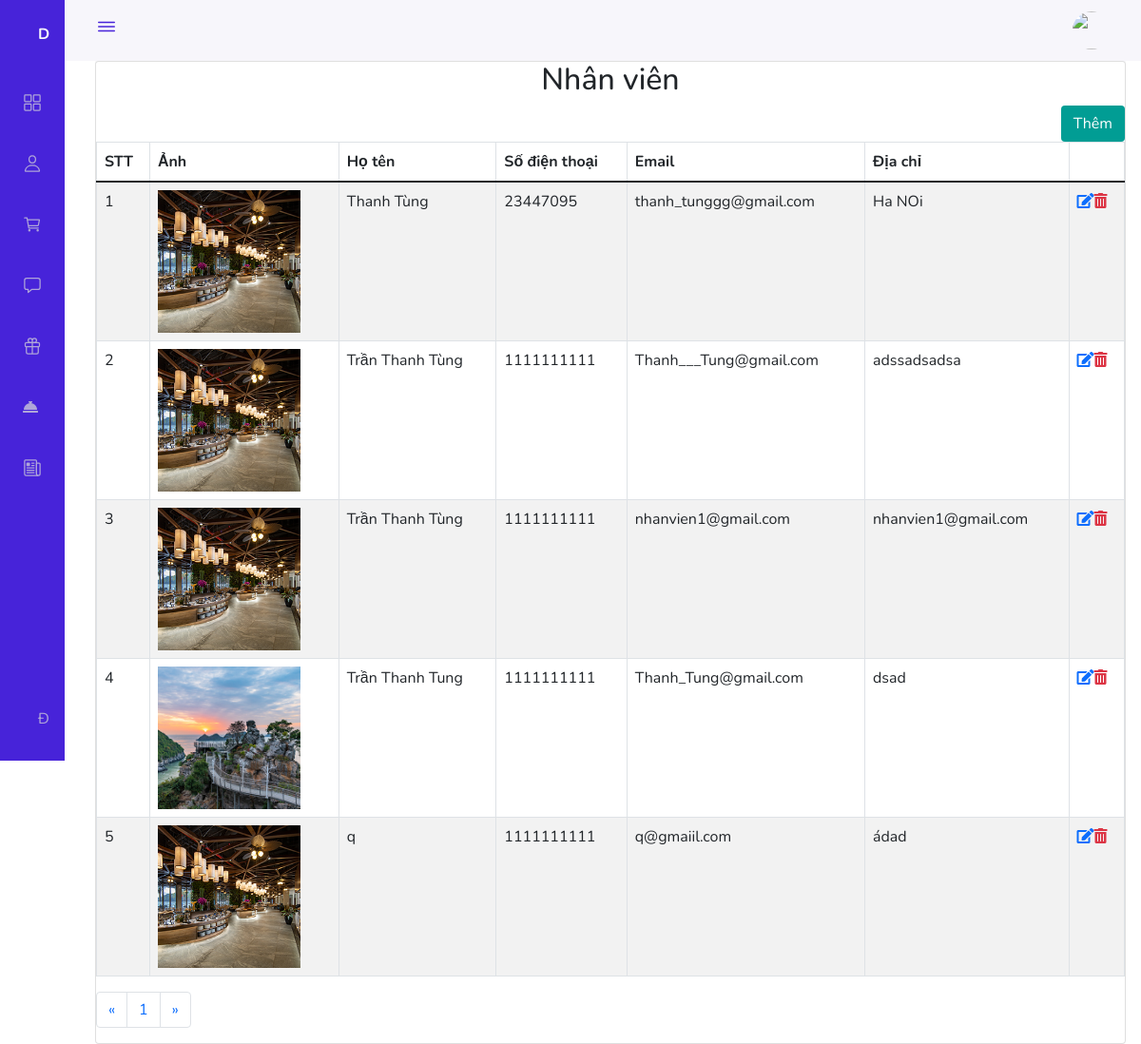
The page /Admin/Employee/index.php (signed in) on the database its author committed.
### tables this page shows
CREATE TABLE `employee` (
  `id_employee` int(11) NOT NULL,
  `name` varchar(255) NOT NULL,
  `email` varchar(255) NOT NULL,
  `pass` varchar(255) NOT NULL,
  `img` varchar(255) NOT NULL,
  `sdt` int(10) NOT NULL,
  `address` varchar(255) NOT NULL
);

### Admin/Employee/index.php (called while the page is built, shortened)
<?php
require_once '../../global.php';
require_once '../../Dao/Pdo.php';
require_once '../../Dao/Employee.php';
require_once '../layouts.php';

### Dao/Pdo.php (called while the page is built, shortened)
<?php
function pdo_get_connection()
{
    $dburl = "mysql:host=localhost;dbname=villa_flamingo";
    $username = "root";
    $password = "";
    $conn = new PDO($dburl, $username, $password);
    $conn->setAttribute(PDO::ATTR_ERRMODE, PDO::ERRMODE_EXCEPTION);
    return $conn;
}
function pdo_query($sql)
{
    try {
        $conn = pdo_get_connection();
        $stmt = $conn->prepare($sql);
        $stmt->execute();
        $rows = $stmt->fetchAll();
        return $rows;
    } catch (PDOException $e) {
        echo "lỗi: ";
        $e->getMessage();
    } finally {
        unset($conn);
    }
}
function row_count_all($sql)
{
    $sql_args = array_slice(func_get_args(), 1);
    try {
        $conn = pdo_get_connection();
        $stmt = $conn->prepare($sql);
        $stmt->execute($sql_args);
        $total = $stmt->rowCount();
        return $total;
    } catch (PDOException $e) {
        throw $e;
    } finally {
        unset($conn);
    }
}

### Dao/Employee.php (called while the page is built, shortened)
<?php
function select_nav_employee($start, $end)
{
    $sql = "SELECT * FROM `employee` LIMIT " . $start . " , " . $end . "";
    return pdo_query($sql);
}
function count_employs()
{
    $sql = "SELECT * FROM `employee`";
    return row_count_all($sql);
}

### global.php (called while the page is built, shortened)
<?php
$ROOT_URL = "http://localhost/duan1/du_an_1";
$CONTENT_URL = "$ROOT_URL/Content";

### Admin/Employee/list.php (the view, shortened to what this page needs)
<?php
$total = count_employs();
$items_per_page = 5;
$page = ceil($total / $items_per_page);
$cr_page = (isset($_GET['page'])) ? $_GET['page'] : 1;
$start = ($cr_page - 1) * $items_per_page;
$data = select_nav_employee($start, $items_per_page);
?>
<h2 class="heading text-center">Nhân viên</h2>
    <div class="d-flex justify-content-end">
        <a href="?btn_add" class="btn" style="background-color: #019d94; color: white">Thêm</a>
    </div>
    <table class="table table-striped table-center table-bordered">
        <thead>
            <tr>
                <th scope="col">STT</th>
                <th scope="col">Ảnh</th>
                <th scope="col">Họ tên</th>
                <th scope="col">Số điện thoại</th>
                <th scope="col">Email</th>
                <th scope="col">Địa chỉ</th>
                <th scope="col"></th>
            </tr>
        </thead>
        <tbody>
            <?php
            $i = 1;
            foreach ($data as $item) {
            ?>
                <tr>
                    <td><?= $i++ ?></td>
                    <td>
                        <div style="width: 150px; height: 150px" style="text-align: center">
                            <img src="<?= $CONTENT_URL ?>/Images/<?= $item['img'] ?>" alt="thumb">
                        </div>
                    </td>
                    <td><?= $item['name'] ?></td>
                    <td><?= $item['sdt'] ?></td>
                    <td><?= $item['email'] ?></td>
                    <td><?= htmlspecialchars_decode($item['address']) ?></td>
                    <td><a href="?btn_edit=<?= $item['id_employee'] ?>" class="fas fa-edit"></a><a onclick="return alter_delete()" href="index.php?btn_delete=<?= $item['id_employee'] ?>" style="cursor: pointer;" class="fas fa-trash-alt text-danger"></a></td>
                </tr>
            <?php
            } ?>
        </tbody>
</table>
<nav aria-label="Page navigation example">
    <ul class="pagination">
        <li class="page-item">
            <a class="page-link" href="#" aria-label="Previous">
                <span aria-hidden="true">&laquo;</span>
            </a>
        </li>
        <?php for ($i = 1; $i <= $page; $i++) {
        ?>
            <li class="page-item"><a class="page-link" href="?page=<?= $i ?>"><?= $i ?></a></li>
        <?php } ?>
        <li class="page-item">
            <a class="page-link" href="#" aria-label="Next">
                <span aria-hidden="true">&raquo;</span>
            </a>
        </li>
    </ul>
</nav>

### Content/CSS/admins.css (style rules this page uses)
:root { --header-height: 3rem; --nav-width: 68px; --first-color: #4723D9; --first-color-light: #AFA5D9; --white-color: #F7F6FB; --body-font: 'Nunito', sans-serif; --normal-font-size: 1rem; --z-fixed: 100 }
body { position: relative; margin: var(--header-height) 0 0 0; padding: 0 1rem; font-family: var(--body-font); font-size: var(--normal-font-size); transition: .5s }
a { text-decoration: none }
@media screen and (min-width: 768px) { body { margin: calc(var(--header-height) + 1rem) 0 0 0; padding-left: calc(var(--nav-width) + 2rem) } }

### Admin/layouts.php (style rules this page uses)
img { width: 100%; height: 100%; object-fit: cover; }

### rows shown on the page
employee: img (picture), name "Thanh Tùng", sdt "23447095", email "thanh_tunggg@gmail.com", address "Ha NOi"
employee: img (picture), name "Trần Thanh Tùng", sdt "1111111111", email "Thanh___Tung@gmail.com", address "adssadsadsa"
employee: img (picture), name "Trần Thanh Tùng", sdt "1111111111", email "nhanvien1@gmail.com", address "nhanvien1@gmail.com"
employee: img (picture), name "Trần Thanh Tung", sdt "1111111111", email "Thanh_Tung@gmail.com", address "dsad"
employee: img (picture), name "q", sdt "1111111111", email "q@gmaiil.com", address "ádad"
